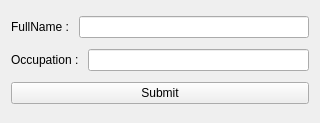
<?xml version="1.0" encoding="UTF-8"?>
<ui version="4.0">
 <class>Widget</class>
 <widget class="QWidget" name="Widget">
  <property name="geometry">
   <rect>
    <x>0</x>
    <y>0</y>
    <width>320</width>
    <height>123</height>
   </rect>
  </property>
  <property name="windowTitle">
   <string>Form</string>
  </property>
  <layout class="QVBoxLayout" name="verticalLayout">
   <item>
    <layout class="QHBoxLayout" name="horizontalLayout">
     <item>
      <widget class="QLabel" name="label">
       <property name="text">
        <string>FullName : </string>
       </property>
      </widget>
     </item>
     <item>
      <widget class="QLineEdit" name="full_name_line_edit"/>
     </item>
    </layout>
   </item>
   <item>
    <layout class="QHBoxLayout" name="horizontalLayout_2">
     <item>
      <widget class="QLabel" name="label_2">
       <property name="text">
        <string>Occupation : </string>
       </property>
      </widget>
     </item>
     <item>
      <widget class="QLineEdit" name="occupation_line_edit"/>
     </item>
    </layout>
   </item>
   <item>
    <widget class="QPushButton" name="submit_button">
     <property name="text">
      <string>Submit</string>
     </property>
    </widget>
   </item>
  </layout>
 </widget>
 <resources/>
 <connections/>
</ui>
